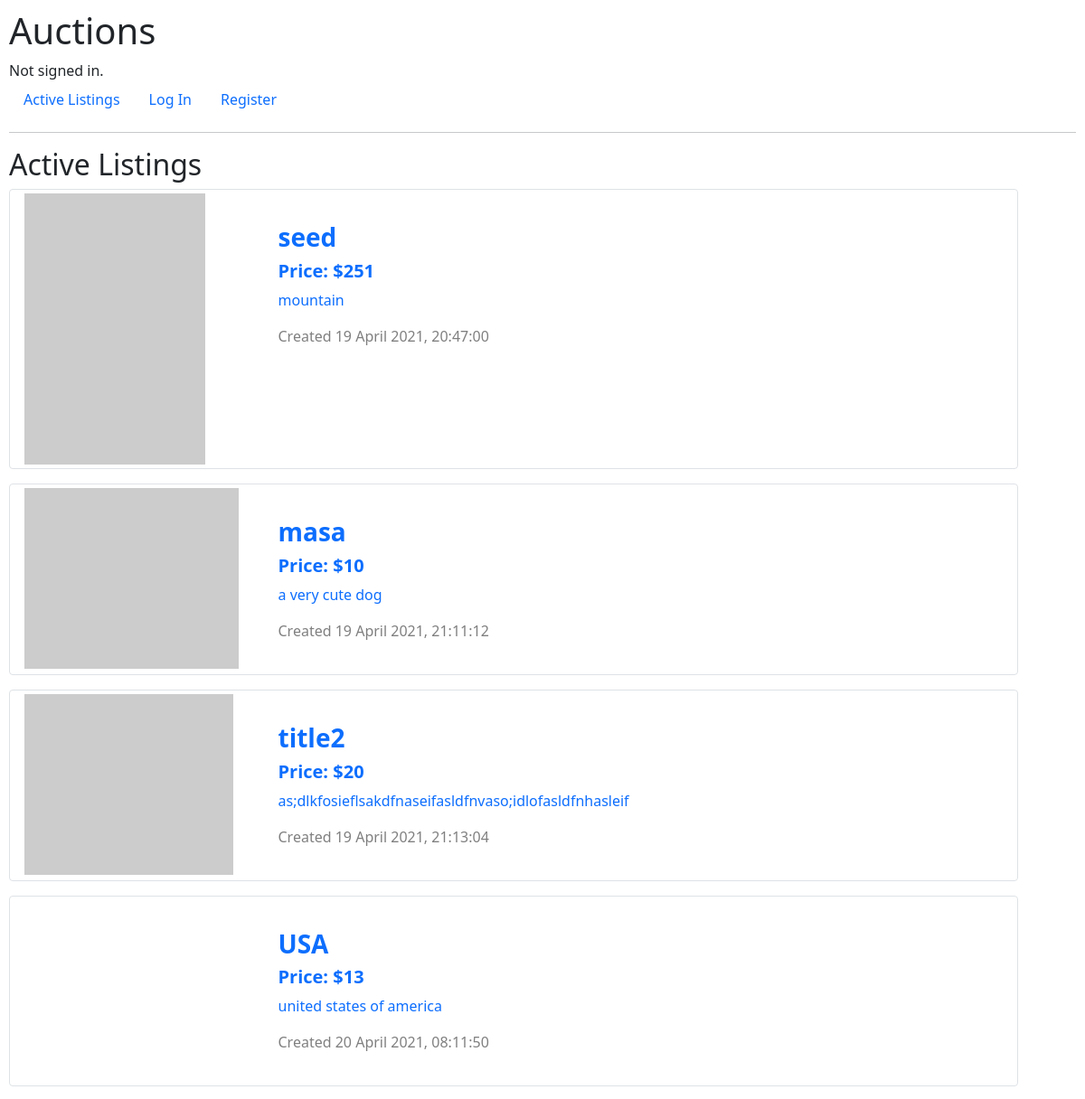
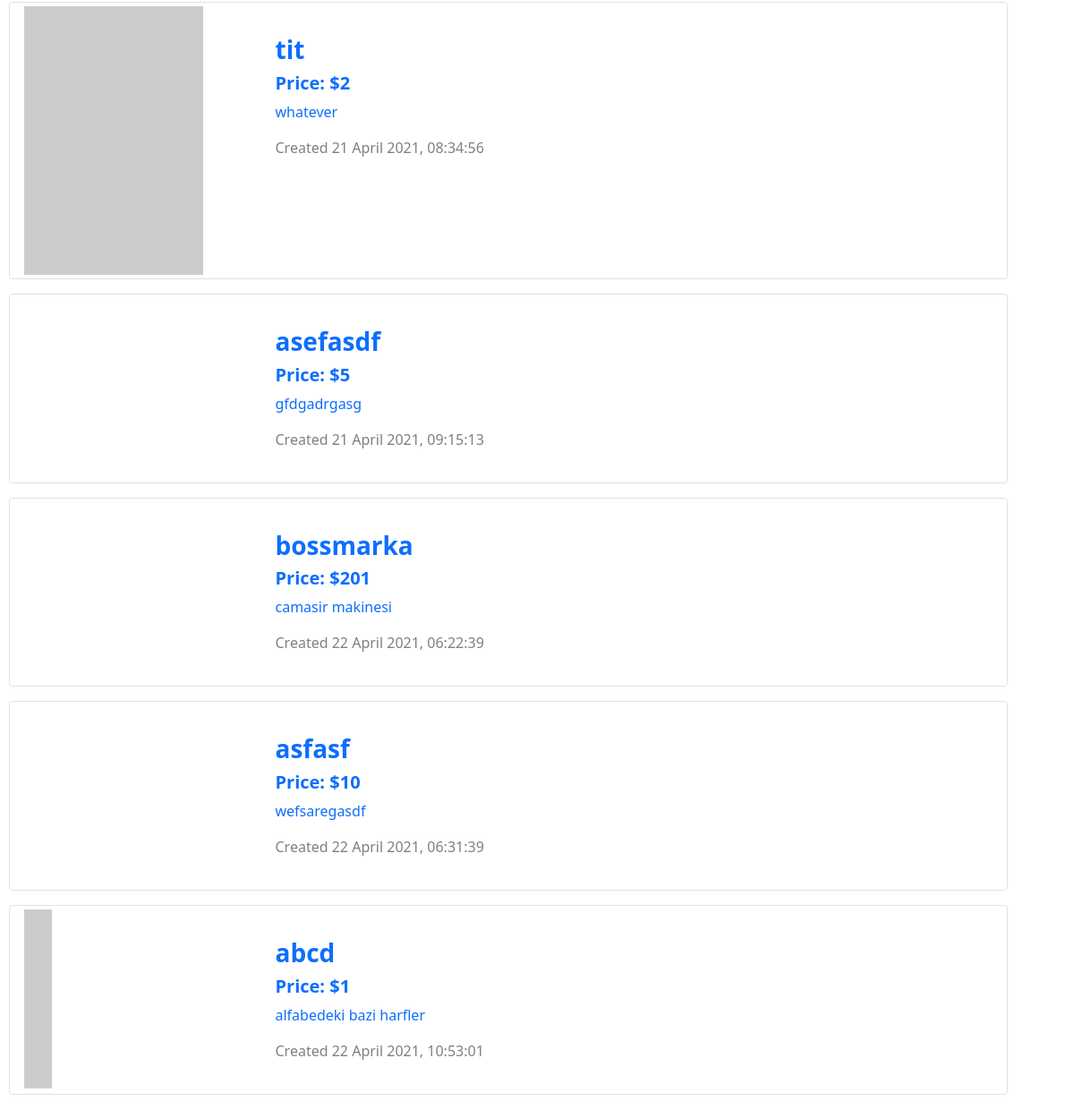
The page / on the database its author committed (2 pictures, top to bottom).
### auctions/models.py (models this page shows)
class CreateListing(models.Model):
    owner = models.CharField(max_length=64)
    title = models.CharField(max_length=64)
    description = models.TextField()
    initialBid = models.IntegerField()
    category = models.CharField(max_length=64)
    link = models.CharField(
        max_length=256, blank=True,
        null=True, default=None,
    )
    time = models.CharField(max_length=64)

### auctions/views.py (the view)
# urls.py: path('', views.index, name='index'),
def index(request: HttpRequest) -> HttpResponse:
    return render(
        request,
        'auctions/index.html',
        {
            'items': CreateListing.objects.all(),
        },
    )

### auctions/templates/auctions/index.html
{% extends "auctions/layout.html" %}
{% block body %}
    <h2>Active Listings</h2>
    <div class="container mx-0">
        {% for item in items%}
        <a class="text-decoration-none" href="/listing/{{item.id}}">
            <article class="row img-thumbnail mb-3">
                <div class="col-sm-6">
                    <div class="row">
                        <div class="col-sm-6">
                            <img class="img-fluid" src="{{item.link}}" alt="">
                        </div>
                        <div class="col-sm-6 p-3">
                            <p class="pt-3 h3"> <strong>{{item.title}}</strong></p>
                            <p class="h5"><strong>Price: ${{item.initialBid}} </strong></p>
                            <p>{{item.description}}</p>
                            <p class="text-black-50"> Created {{item.time}} </p>
                        </div>
                    </div>
                </div>
            </article>
        </a>
        {% endfor %}
    </div>
{% endblock %}

### auctions/templates/auctions/layout.html (shortened to what this page needs)
{% load static %}
<!DOCTYPE html>
<html lang="en">
    <head>
        <link rel="stylesheet" href="https://cdn.jsdelivr.net/npm/bootstrap@5.0.0-beta3/dist/css/bootstrap.min.css" rel="stylesheet">
        <link href="{% static 'auctions/styles.css' %}" rel="stylesheet">
    </head>
    <body>
        <h1>Auctions</h1>
        <div>
            {% if user.is_authenticated %}
                Signed in as <strong>{{ user.username }}</strong>.
            {% else %}
                Not signed in.
            {% endif %}
        </div>
        <ul class="nav">
            <li class="nav-item">
                <a class="nav-link" href="{% url 'index' %}">Active Listings</a>
            </li>
            {% if user.is_authenticated %}
                <li class="nav-item">
                    <a class="nav-link" href="{% url 'createListing' %}">Create Listing</a>
                </li>
                <li class="nav-item">
                    <a class="nav-link" href="{% url 'watchList' user.username %}">Watchlist</a>
                </li>
                <li class="nav-item">
                    <a class="nav-link" href="{% url 'logout' %}">Log Out</a>
                </li>
            {% else %}
                <li class="nav-item">
                    <a class="nav-link" href="{% url 'login' %}">Log In</a>
                </li>
                <li class="nav-item">
                    <a class="nav-link" href="{% url 'register' %}">Register</a>
                </li>
            {% endif %}
        </ul>
        <hr>
        {% block body %}
        {% endblock %}
    </body>
</html>

### auctions/static/auctions/styles.css (style rules this page uses)
body { padding: 10px; }

### rows shown on the page
CreateListing: title "seed", initialBid "251", description "mountain", time "19 April 2021, 20:47:00"
CreateListing: title "masa", initialBid "10", description "a very cute dog", time "19 April 2021, 21:11:12"
CreateListing: title "title2", initialBid "20", description "as;dlkfosieflsakdfnaseifasldfnvaso;idlofasldfnhasleif", time "19 April 2021, 21:13:04"
CreateListing: title "USA", initialBid "13", description "united states of america", time "20 April 2021, 08:11:50"
CreateListing: title "tit", initialBid "2", description "whatever", time "21 April 2021, 08:34:56"
CreateListing: title "asefasdf", initialBid "5", description "gfdgadrgasg", time "21 April 2021, 09:15:13"
CreateListing: title "bossmarka", initialBid "201", description "camasir makinesi", time "22 April 2021, 06:22:39"
CreateListing: title "asfasf", initialBid "10", description "wefsaregasdf", time "22 April 2021, 06:31:39"
CreateListing: title "abcd", initialBid "1", description "alfabedeki bazi harfler", time "22 April 2021, 10:53:01"
